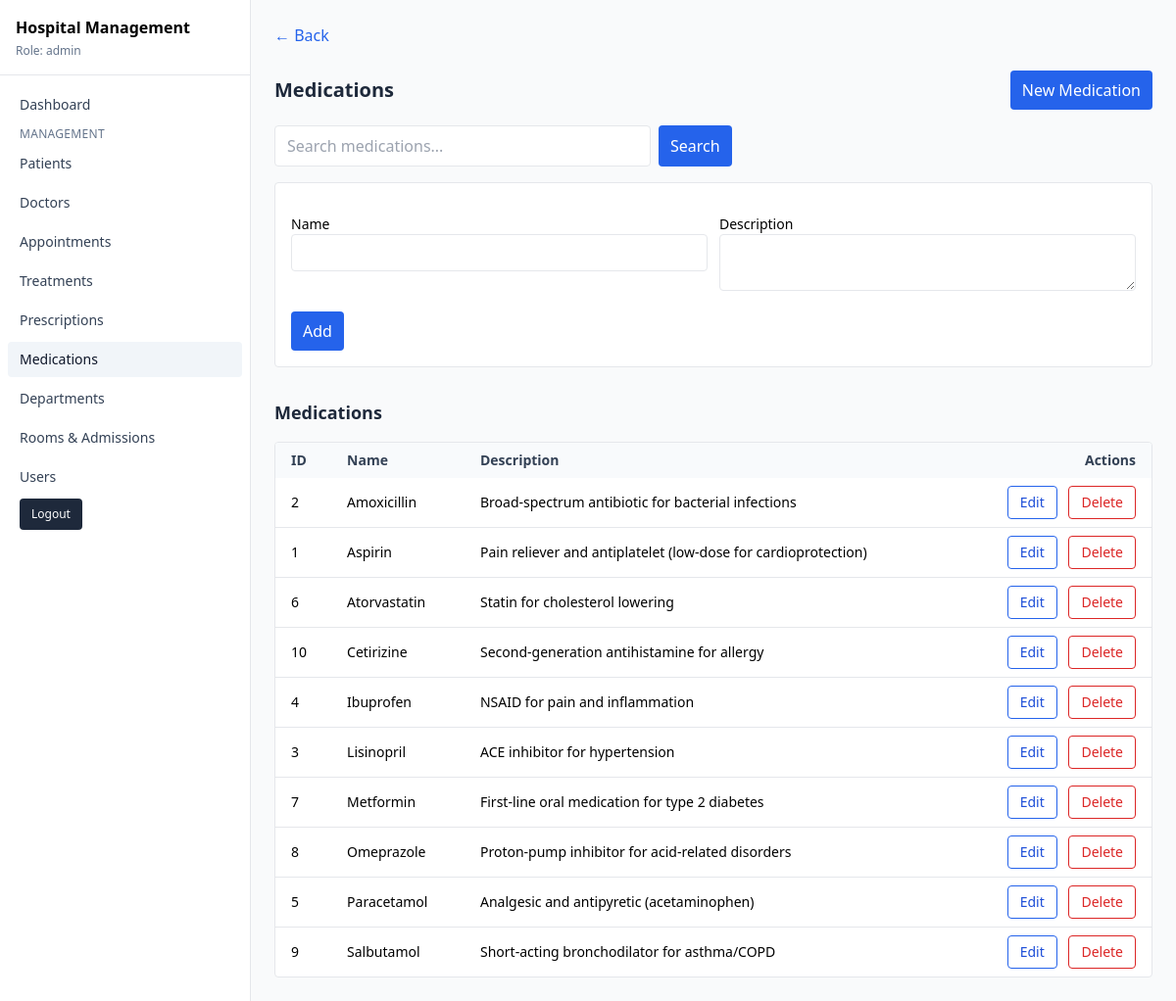
The page /dashboard/manage-medications.php (signed in) on the database its author committed.
### tables this page shows
CREATE TABLE IF NOT EXISTS medications (
  id INT AUTO_INCREMENT PRIMARY KEY,
  name VARCHAR(150) NOT NULL UNIQUE,
  description TEXT NULL
);

### config.php (called while the page is built, shortened)
<?php
function get_pagination_params(int $defaultPerPage = 10): array
{
	$page = max(1, (int)($_GET['page'] ?? 1));
	$per = (int)($_GET['per'] ?? $defaultPerPage);
	$offset = ($page - 1) * $per;
	$q = trim((string)($_GET['q'] ?? ''));
	return ['page' => $page, 'per' => $per, 'offset' => $offset, 'limit' => $per, 'q' => $q];
}

### database.php (called while the page is built, shortened)
<?php
require_once __DIR__ . '/config.php';
function db(): PDO
{
	$dsn = 'mysql:host=' . DB_HOST . ';dbname=' . DB_NAME . ';charset=utf8mb4';
	$options = [
		PDO::ATTR_ERRMODE => PDO::ERRMODE_EXCEPTION,
		PDO::ATTR_DEFAULT_FETCH_MODE => PDO::FETCH_ASSOC,
		PDO::ATTR_EMULATE_PREPARES => false,
	];
	$pdo = new PDO($dsn, DB_USER, DB_PASS, $options);
	return $pdo;
}
function medications_list(string $q, int $limit, int $offset): array
{
	$pdo = db();
	$limit = (int)$limit;
	$offset = (int)$offset;
	if ($q === '') {
		$list = $pdo->prepare('SELECT * FROM medications ORDER BY name LIMIT ' . $limit . ' OFFSET ' . $offset);
		$list->execute();
		$rows = $list->fetchAll();
		$cnt = $pdo->query('SELECT COUNT(*) FROM medications');
		$total = (int)$cnt->fetchColumn();
		return ['rows' => $rows, 'total' => $total];
	}
	$where = 'WHERE (name LIKE ? OR description LIKE ?)';
	$list = $pdo->prepare('SELECT * FROM medications ' . $where . ' ORDER BY name LIMIT ' . $limit . ' OFFSET ' . $offset);
	$like = "%$q%";
	$list->execute([$like, $like]);
	$rows = $list->fetchAll();
	$cnt = $pdo->prepare('SELECT COUNT(*) FROM medications ' . $where);
	$cnt->execute([$like, $like]);
	$total = (int)$cnt->fetchColumn();
	return ['rows' => $rows, 'total' => $total];
}

### dashboard/manage-medications.php (the view, shortened to what this page needs)
<?php
require_once __DIR__ . '/../database.php';
$p = get_pagination_params(10);
$data = medications_list($p['q'], $p['limit'], $p['offset']);
$rows = $data['rows'];
$editId = isset($_GET['edit']) ? (int)$_GET['edit'] : 0;
$editRow = $editId ? medications_get($editId) : null;
?>
<!doctype html>
<html>
<head>
  <script src="https://cdn.tailwindcss.com"></script>
</head>
<body class="bg-gray-50">
  <?php include __DIR__ . '/sidebar.php'; ?>
  <main class="md:ml-64 max-w-6xl mx-auto p-6">
    <div class="mb-6"><a class="text-blue-600 hover:underline" href="index.php">← Back</a></div>
    <div class="flex items-center justify-between mb-4">
      <h2 class="text-xl font-semibold text-slate-800"><?= $editRow ? 'Edit Medication' : 'Medications' ?></h2>
      <?php if (!$editRow): ?>
        <a href="#medication-form" class="inline-flex items-center rounded bg-blue-600 px-3 py-2 text-white hover:bg-blue-700">New Medication</a>
      <?php endif; ?>
    </div>
    <form method="get" class="mb-4 flex gap-2">
      <input class="border rounded px-3 py-2 w-full max-w-sm" name="q" placeholder="Search medications..." value="<?= htmlspecialchars($p['q']) ?>" />
      <button type="submit" class="inline-flex items-center rounded bg-blue-600 text-white px-3 py-2 hover:bg-blue-700">Search</button>
    </form>
    <form id="medication-form" method="post" class="bg-white border rounded p-4 space-y-4">
      <div class="grid sm:grid-cols-2 gap-3">
        <label class="block text-sm">Name<input class="w-full border rounded px-3 py-2" name="name" value="<?= htmlspecialchars($editRow['name'] ?? '') ?>" required /></label>
        <label class="block text-sm">Description<textarea class="w-full border rounded px-3 py-2" name="description"><?= htmlspecialchars($editRow['description'] ?? '') ?></textarea></label>
      </div>
      <div class="flex items-center gap-2">
        <button class="rounded bg-blue-600 text-white px-3 py-2"><?= $editRow ? 'Update' : 'Add' ?></button>
      </div>
    </form>
    <h2 class="text-lg font-semibold text-slate-800 mt-8">Medications</h2>
    <div class="overflow-x-auto rounded border bg-white mt-4">
      <table class="min-w-full text-sm">
        <thead class="bg-slate-50 text-slate-700">
          <tr>
            <th class="text-left px-4 py-2">ID</th>
            <th class="text-left px-4 py-2">Name</th>
            <th class="text-left px-4 py-2">Description</th>
            <th class="text-right px-4 py-2">Actions</th>
          </tr>
        </thead>
        <tbody class="divide-y">
          <?php foreach ($rows as $r): ?>
            <tr>
              <td class="px-4 py-2"><?= (int)$r['id'] ?></td>
              <td class="px-4 py-2"><?= htmlspecialchars($r['name']) ?></td>
              <td class="px-4 py-2"><?= htmlspecialchars($r['description'] ?? '') ?></td>
              <td class="px-4 py-2 text-right space-x-2">
                <a class="inline-flex items-center px-3 py-1.5 rounded border border-blue-600 text-blue-700 hover:bg-blue-50" href="?edit=<?= (int)$r['id'] ?>">Edit</a>
                <a class="inline-flex items-center px-3 py-1.5 rounded border border-red-600 text-red-600 hover:bg-red-50" href="?delete=<?= (int)$r['id'] ?>" onclick="return confirm('Delete this medication?')">Delete</a>
              </td>
            </tr>
          <?php endforeach; ?>
        </tbody>
      </table>
    </div>
  </main>
</body>
</html>

### rows shown on the page
medications: id "2", name "Amoxicillin", description "Broad-spectrum antibiotic for bacterial infections"
medications: id "1", name "Aspirin", description "Pain reliever and antiplatelet (low-dose for cardioprotection)"
medications: id "6", name "Atorvastatin", description "Statin for cholesterol lowering"
medications: id "10", name "Cetirizine", description "Second-generation antihistamine for allergy"
medications: id "4", name "Ibuprofen", description "NSAID for pain and inflammation"
medications: id "3", name "Lisinopril", description "ACE inhibitor for hypertension"
medications: id "7", name "Metformin", description "First-line oral medication for type 2 diabetes"
medications: id "8", name "Omeprazole", description "Proton-pump inhibitor for acid-related disorders"
medications: id "5", name "Paracetamol", description "Analgesic and antipyretic (acetaminophen)"
medications: id "9", name "Salbutamol", description "Short-acting bronchodilator for asthma/COPD"

### other values the page prints
$role "admin"
